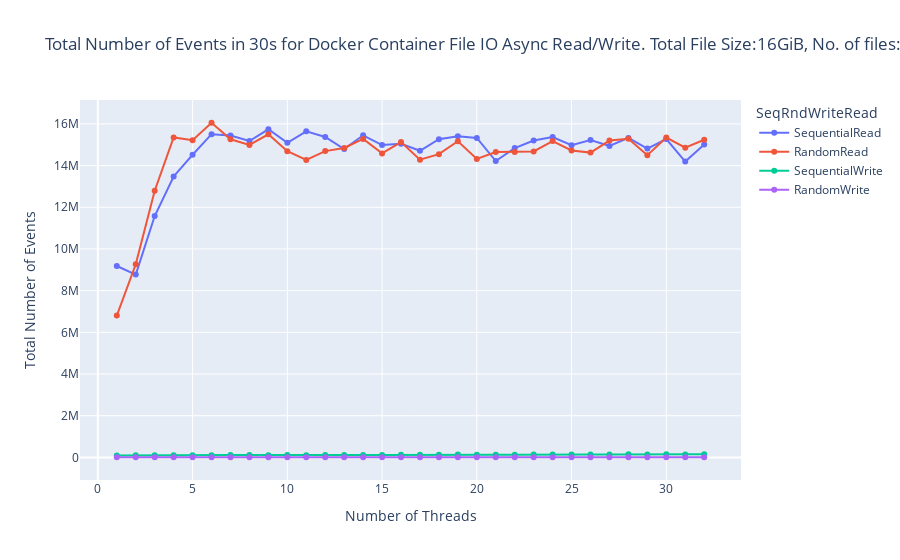

Source (notebook cell):
### Code cell
import plotly.express as px
fig = px.line(docker_async_df, x='Number of Threads', y='Total Number of Events', color='SeqRndWriteRead', markers=True, title=f"Total Number of Events in 30s for Docker Container File IO Async Read/Write. Total File Size:{docker_async_df['Total File Size'][0]}, No. of files: {docker_async_df['Number of Files'][0]}.")
fig.show()

### Figure 1 — Plotly figure (JSON) as saved in the notebook; plotly's stock layout.template omitted (floating-point values rounded to 4 significant figures)
{"data": [{"hovertemplate": "SeqRndWriteRead=SequentialRead<br>Number of Threads=%{x}<br>Total Number of Events=%{y}<extra></extra>", "legendgroup": "SequentialRead", "line": {"color": "#636efa", "dash": "solid"}, "marker": {"symbol": "circle"}, "mode": "markers+lines", "name": "SequentialRead", "orientation": "v", "showlegend": true, "type": "scatter", "x": [1, 2, 3, 4, 5, 6, 7, 8, 9, 10, 11, 12, 13, 14, 15, 16, 17, 18, 19, 20, 21, 22, 23, 24, 25, 26, 27, 28, 29, 30, 31, 32], "xaxis": "x", "y": [9181332, 8770661, 11579109, 13479243, 14518494, 15506822, 15445862, 15180055, 15741059, 15093756, 15644782, 15374809, 14790605, 15453899, 14987444, 15051867, 14709522, 15263966, 15410299, 15326742, 14219030, 14839351, 15204964, 15372991, 14977321, 15229353, 14943065, 15329041, 14818144, 15272113, 14193701, 15009669], "yaxis": "y"}, {"hovertemplate": "SeqRndWriteRead=RandomRead<br>Number of Threads=%{x}<br>Total Number of Events=%{y}<extra></extra>", "legendgroup": "RandomRead", "line": {"color": "#EF553B", "dash": "solid"}, "marker": {"symbol": "circle"}, "mode": "markers+lines", "name": "RandomRead", "orientation": "v", "showlegend": true, "type": "scatter", "x": [1, 2, 3, 4, 5, 6, 7, 8, 9, 10, 11, 12, 13, 14, 15, 16, 17, 18, 19, 20, 21, 22, 23, 24, 25, 26, 27, 28, 29, 30, 31, 32], "xaxis": "x", "y": [6803013, 9263268, 12792194, 15351508, 15221226, 16055828, 15265061, 14991264, 15501082, 14688006, 14273089, 14695327, 14845615, 15281747, 14585408, 15126829, 14285103, 14547283, 15166140, 14322119, 14655068, 14657330, 14682255, 15176309, 14724487, 14623681, 15200805, 15290428, 14495741, 15346639, 14859638, 15242200], "yaxis": "y"}, {"hovertemplate": "SeqRndWriteRead=SequentialWrite<br>Number of Threads=%{x}<br>Total Number of Events=%{y}<extra></extra>", "legendgroup": "SequentialWrite", "line": {"color": "#00cc96", "dash": "solid"}, "marker": {"symbol": "circle"}, "mode": "markers+lines", "name": "SequentialWrite", "orientation": "v", "showlegend": true, "type": "scatter", "x": [1, 2, 3, 4, 5, 6, 7, 8, 9, 10, 11, 12, 13, 14, 15, 16, 17, 18, 19, 20, 21, 22, 23, 24, 25, 26, 27, 28, 29, 30, 31, 32], "xaxis": "x", "y": [91422, 100191, 107863, 107262, 103555, 105569, 112425, 111586, 106557, 111343, 106905, 112281, 113151, 117823, 119506, 126594, 126838, 121189, 132882, 130798, 128998, 125266, 135468, 140156, 133542, 139664, 139076, 144707, 136311, 146382, 135669, 146265], "yaxis": "y"}, {"hovertemplate": "SeqRndWriteRead=RandomWrite<br>Number of Threads=%{x}<br>Total Number of Events=%{y}<extra></extra>", "legendgroup": "RandomWrite", "line": {"color": "#ab63fa", "dash": "solid"}, "marker": {"symbol": "circle"}, "mode": "markers+lines", "name": "RandomWrite", "orientation": "v", "showlegend": true, "type": "scatter", "x": [1, 2, 3, 4, 5, 6, 7, 8, 9, 10, 11, 12, 13, 14, 15, 16, 17, 18, 19, 20, 21, 22, 23, 24, 25, 26, 27, 28, 29, 30, 31, 32], "xaxis": "x", "y": [6960, 6821, 7195, 7301, 7549, 7195, 7430, 7434, 7319, 7320, 6943, 7065, 6825, 7078, 6821, 6945, 6944, 6466, 6707, 6323, 6829, 6702, 6583, 6832, 6348, 6794, 6837, 6959, 6821, 6710, 6708, 6710], "yaxis": "y"}], "layout": {"legend": {"title": {"text": "SeqRndWriteRead"}, "tracegroupgap": 0}, "title": {"text": "Total Number of Events in 30s for Docker Container File IO Async Read/Write. Total File Size:16GiB, No. of files: 20."}, "xaxis": {"anchor": "y", "domain": [0, 1], "title": {"text": "Number of Threads"}}, "yaxis": {"anchor": "x", "domain": [0, 1], "title": {"text": "Total Number of Events"}}}}
